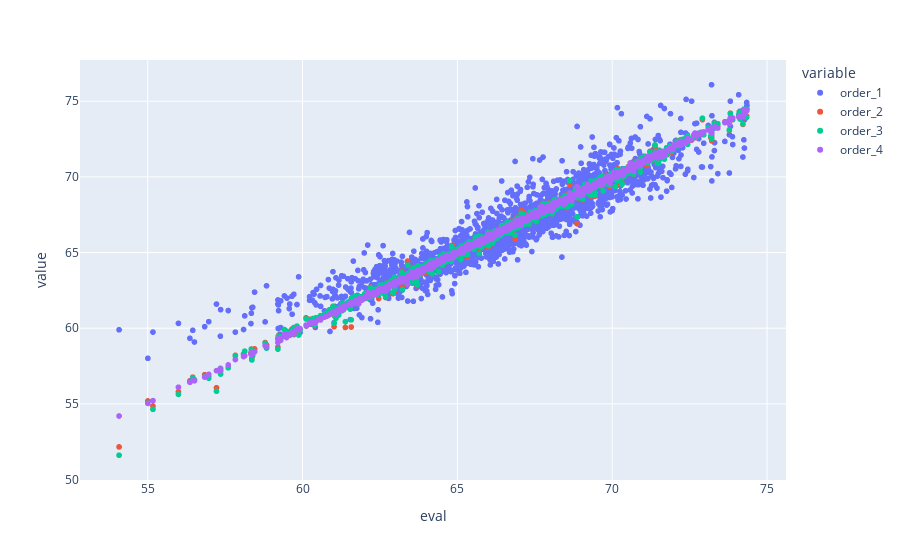

Notebook code for this chart:
### Code cell
px.scatter(df_r2_pce,x='eval',y=['order_1','order_2','order_3','order_4'])

### Figure 1 — Plotly figure (JSON) as saved in the notebook; plotly's stock layout.template omitted (floating-point values rounded to 4 significant figures; data arrays with more than 128 entries replaced by an {"elided": "..."} marker saying what was removed)
{"data": [{"hovertemplate": "variable=order_1<br>eval=%{x}<br>value=%{y}<extra></extra>", "legendgroup": "order_1", "marker": {"color": "#636efa", "symbol": "circle"}, "mode": "markers", "name": "order_1", "showlegend": true, "type": "scattergl", "x": {"elided": "2001 float values"}, "xaxis": "x", "y": {"elided": "2001 float values"}, "yaxis": "y"}, {"hovertemplate": "variable=order_2<br>eval=%{x}<br>value=%{y}<extra></extra>", "legendgroup": "order_2", "marker": {"color": "#EF553B", "symbol": "circle"}, "mode": "markers", "name": "order_2", "showlegend": true, "type": "scattergl", "x": {"elided": "2001 float values"}, "xaxis": "x", "y": {"elided": "2001 float values"}, "yaxis": "y"}, {"hovertemplate": "variable=order_3<br>eval=%{x}<br>value=%{y}<extra></extra>", "legendgroup": "order_3", "marker": {"color": "#00cc96", "symbol": "circle"}, "mode": "markers", "name": "order_3", "showlegend": true, "type": "scattergl", "x": {"elided": "2001 float values"}, "xaxis": "x", "y": {"elided": "2001 float values"}, "yaxis": "y"}, {"hovertemplate": "variable=order_4<br>eval=%{x}<br>value=%{y}<extra></extra>", "legendgroup": "order_4", "marker": {"color": "#ab63fa", "symbol": "circle"}, "mode": "markers", "name": "order_4", "showlegend": true, "type": "scattergl", "x": {"elided": "2001 float values"}, "xaxis": "x", "y": {"elided": "2001 float values"}, "yaxis": "y"}], "layout": {"legend": {"title": {"text": "variable"}, "tracegroupgap": 0}, "margin": {"t": 60}, "xaxis": {"anchor": "y", "domain": [0, 1], "title": {"text": "eval"}}, "yaxis": {"anchor": "x", "domain": [0, 1], "title": {"text": "value"}}}}
